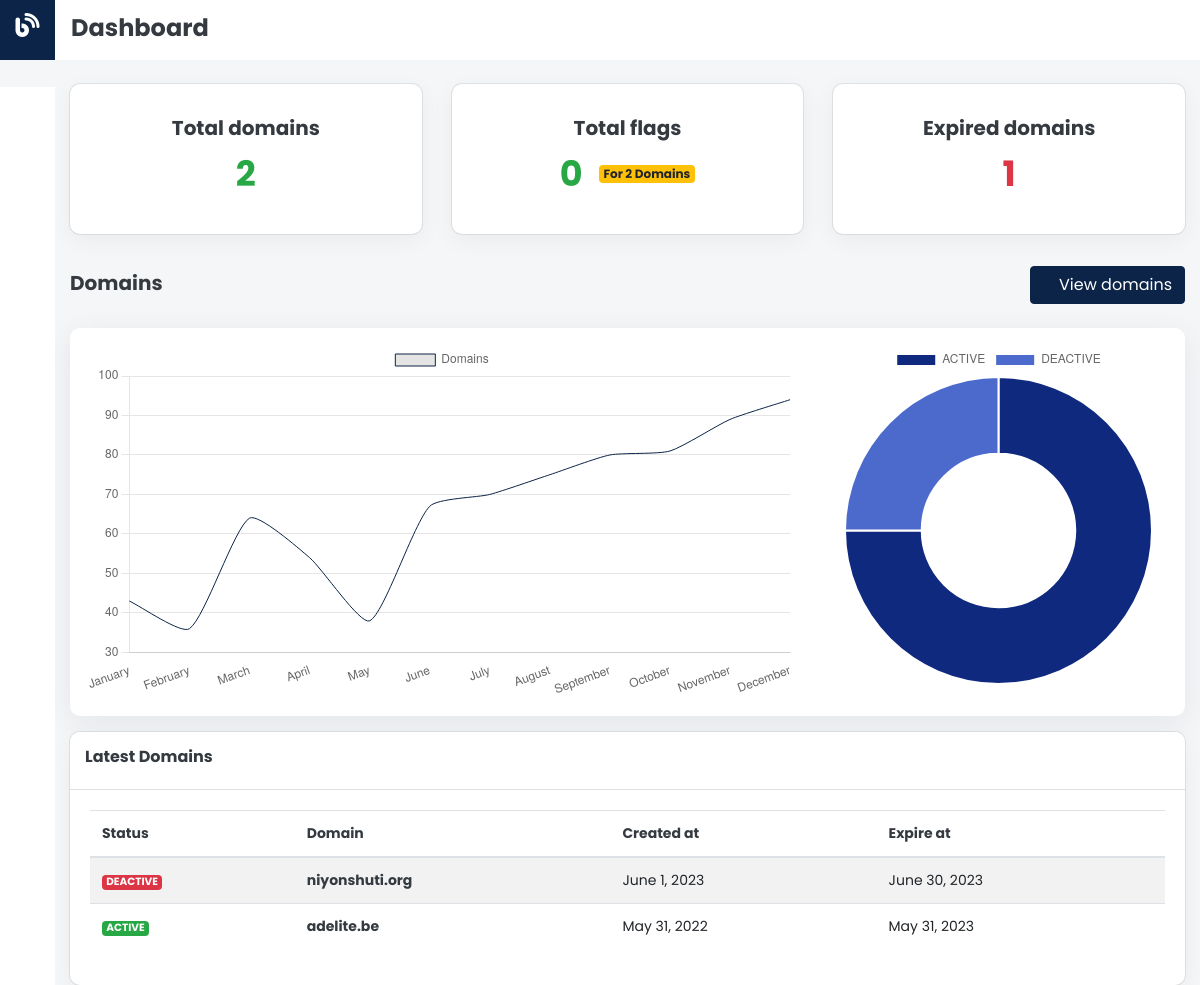
The page /flags/dashboard/ (signed in) on the database as committed earlier.
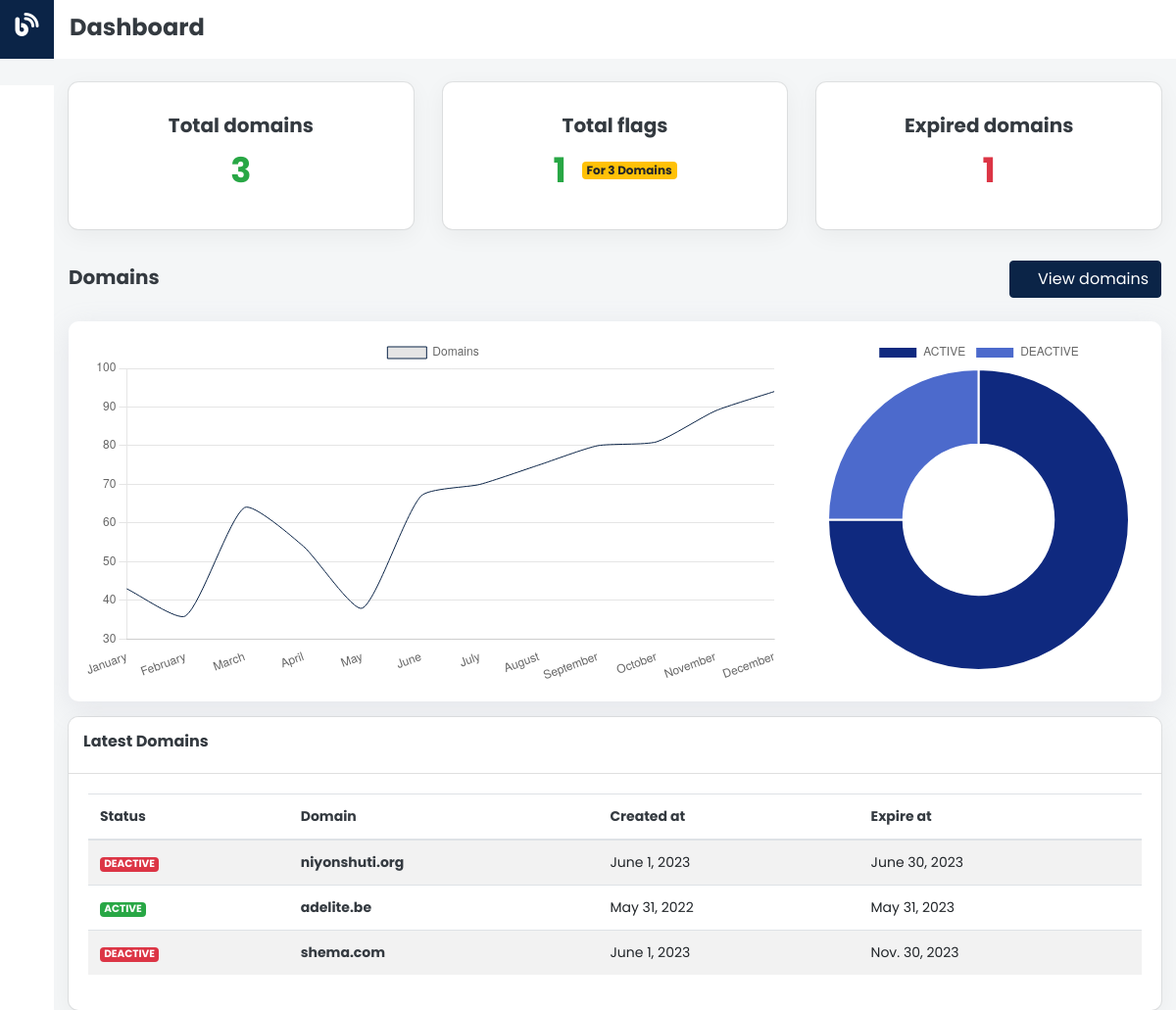
The same page on the database as committed later.
### flags/models.py (models this page shows, shortened)
class Domain(models.Model):
    fqdn = models.CharField(max_length=255)
    created_at = models.DateTimeField()
    expire_at = models.DateTimeField()
    deleted_at = models.DateTimeField(default=None, null=True, blank=True)
    @property
    def is_active(self) -> bool:
        if self.deleted_at is not None:
            return False
        if timezone.now() < self.expire_at:
            return False
        return True

### flags/views.py (the view)
# urls.py: path("dashboard/", views.DashboardView.as_view(), name="dashboard"),
class DashboardView(LoginRequiredMixin, View):
    template = "flags/dashboard.html"
    def get(self, request: HttpRequest, *args, **kwargs):
        all_domains = Domain.objects.all().count()
        expired_domains = Domain.objects.filter(expire_at__lt=timezone.now()).count()
        active_domains = Domain.objects.filter(expire_at__gt=timezone.now()).count()
        summary = {
            "domains": {"all": all_domains, "expired": expired_domains},
            "flags": Flag.objects.all().count(),
        }
        chart = {"pie_data": [active_domains, expired_domains]}
        latest_domains = Domain.objects.all()[:5]
        context = {"latest_domains": latest_domains, "summary": summary, "chart": chart}
        return render(request, self.template, context)

### flags/templates/flags/dashboard.html (shortened to what the changed rows need)
{% extends 'flags/base.html' %} {% load static %} {% block body %}
<div class="container-fluid">
  <div class="dashboard-summary pt-4">
    <div class="row">
      <div class="col-lg-4 col-md-4">
        <div class="summary-container text-center p-3 mb-3">
          <div>
            <span class="text-success font-700 total-number">
              {{summary.domains.all}}
            </span>
          </div>
        </div>
      </div>
      <div class="col-lg-4 col-md-4">
        <div class="summary-container text-center p-3 mb-3">
          <div class="d-flex align-items-center justify-content-center">
            <span class="text-success font-700 total-number"
              >{{summary.flags}}</span
            >
            <span class="badge badge-warning ml-3"
              >For {{summary.domains.all}} Domains</span
            >
          </div>
        </div>
      </div>
    </div>
  </div>
  <div class="table-holder mt-3">
    <div class="card">
      <div class="card-container">
        <div class="card-body">
          <table class="table table-striped table-hover">
            <thead>
              <th class="text-dark">Status</th>
              <th class="text-dark">Domain</th>
              <th class="text-dark">Created at</th>
              <th class="text-dark">Expire at</th>
            </thead>
            <tbody>
              {% if latest_domains %} {% for domain in latest_domains %}
              <tr>
                <td>
                  {% if domain.is_active %}
                  <span class="badge badge-success">ACTIVE</span>
                  {% else %}
                  <span class="badge badge-danger">DEACTIVE</span>{% endif %}
                </td>
                <td class="text-dark"><strong>{{domain.fqdn}}</strong></td>
                <td>{{domain.created_at.date}}</td>
                <td>{{domain.expire_at.date}}</td>
              </tr>
              {% endfor %} {% endif %}
            </tbody>
          </table>
        </div>
      </div>
    </div>
  </div>
</div>
{% endblock %}  {% block title %} Dashboard {% endblock %} {% block scripts %}
<script>
  const ctx = document.getElementById("domainsChart");
  const pie = document.getElementById("domainsPie");
  new Chart(ctx, {
    type: "line",
    data: {
      labels: [
        "January",
        "February",
        "March",
        "April",
        "May",
        "June",
        "July",
        "August",
        "September",
        "October",
        "November",
        "December",
      ],
      datasets: [
        {
          label: "Domains",
          data: [43, 36, 64, 54, 38, 67, 70, 75, 80, 81, 89, 94],
          borderWidth: 1,
          borderColor: "#0b2447",
        },
      ],
    },
    options: {
      scales: {
        y: {
          beginAtZero: false,
        },
        x: {
          grid: {
            display: false,
          },
        },
      },
      elements: {
        point: {
          radius: 0,
        },
      },
      responsive: true,
      tension: 0.2,
    },
  });
  //PIECHART
  const domainData = {
    labels: ["ACTIVE", "EXPIRED"],
    datasets: [
      {
        label: "Domains",
        data: [3, 1],
        backgroundColor: ["#4C6ACC", "#0F297F", "#09112C"],
        hoverOffset: 4,
      },
    ],
  };
  new Chart(pie, {
    type: "doughnut",
    data: {
      labels: ["ACTIVE", "DEACTIVE"],
      datasets: [
        {
          label: "Domains",
          data: [3, 1],
          backgroundColor: ["#0F297F", "#4C6ACC"],
          hoverOffset: 4,
        },
      ],
    },
    options: {},
  });
</script>
{% endblock %}

Rows that differ between the two databases and show on the page:
added Domain: shows "DEACTIVE", fqdn "shema.com", created_at "June 1, 2023", expire_at "Nov. 30, 2023"
Other text that changed with them:
{{ summary.domains.all }}: "2" → "3"
{{ summary.flags }}: "0" → "1"
